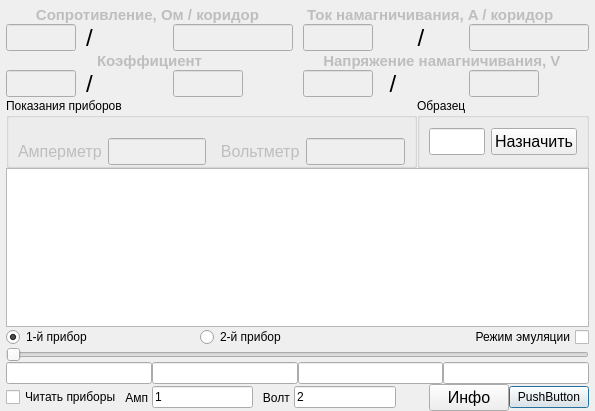
<?xml version="1.0" encoding="UTF-8"?>
<ui version="4.0">
 <class>Dialog</class>
 <widget class="QDialog" name="Dialog">
  <property name="geometry">
   <rect>
    <x>0</x>
    <y>0</y>
    <width>595</width>
    <height>411</height>
   </rect>
  </property>
  <property name="windowTitle">
   <string>Dialog</string>
  </property>
  <layout class="QVBoxLayout" name="verticalLayout_2">
   <property name="spacing">
    <number>0</number>
   </property>
   <property name="margin">
    <number>0</number>
   </property>
   <item>
    <layout class="QVBoxLayout" name="verticalLayout">
     <property name="leftMargin">
      <number>6</number>
     </property>
     <property name="topMargin">
      <number>6</number>
     </property>
     <property name="rightMargin">
      <number>6</number>
     </property>
     <item>
      <layout class="QGridLayout" name="gridLayout">
       <property name="horizontalSpacing">
        <number>10</number>
       </property>
       <item row="1" column="1">
        <widget class="QLineEdit" name="lineEdit">
         <property name="enabled">
          <bool>false</bool>
         </property>
         <property name="maximumSize">
          <size>
           <width>70</width>
           <height>16777215</height>
          </size>
         </property>
         <property name="font">
          <font>
           <pointsize>12</pointsize>
           <weight>75</weight>
           <bold>true</bold>
          </font>
         </property>
        </widget>
       </item>
       <item row="3" column="5">
        <widget class="QLineEdit" name="lineEdit_2">
         <property name="enabled">
          <bool>false</bool>
         </property>
         <property name="maximumSize">
          <size>
           <width>70</width>
           <height>16777215</height>
          </size>
         </property>
         <property name="font">
          <font>
           <pointsize>12</pointsize>
           <weight>75</weight>
           <bold>true</bold>
          </font>
         </property>
         <property name="readOnly">
          <bool>true</bool>
         </property>
        </widget>
       </item>
       <item row="3" column="1">
        <widget class="QLineEdit" name="lineEdit_3">
         <property name="enabled">
          <bool>false</bool>
         </property>
         <property name="maximumSize">
          <size>
           <width>70</width>
           <height>16777215</height>
          </size>
         </property>
         <property name="font">
          <font>
           <pointsize>12</pointsize>
           <weight>75</weight>
           <bold>true</bold>
          </font>
         </property>
         <property name="readOnly">
          <bool>true</bool>
         </property>
        </widget>
       </item>
       <item row="1" column="2">
        <widget class="QLabel" name="label_8">
         <property name="font">
          <font>
           <pointsize>18</pointsize>
           <weight>50</weight>
           <bold>false</bold>
          </font>
         </property>
         <property name="text">
          <string>/</string>
         </property>
        </widget>
       </item>
       <item row="3" column="2">
        <widget class="QLabel" name="label_9">
         <property name="font">
          <font>
           <pointsize>18</pointsize>
           <weight>50</weight>
           <bold>false</bold>
          </font>
         </property>
         <property name="text">
          <string>/</string>
         </property>
        </widget>
       </item>
       <item row="3" column="6">
        <widget class="QLabel" name="label_10">
         <property name="font">
          <font>
           <pointsize>18</pointsize>
          </font>
         </property>
         <property name="text">
          <string> / </string>
         </property>
        </widget>
       </item>
       <item row="1" column="3">
        <widget class="QLineEdit" name="lineEdit_7">
         <property name="enabled">
          <bool>false</bool>
         </property>
         <property name="maximumSize">
          <size>
           <width>120</width>
           <height>16777215</height>
          </size>
         </property>
         <property name="font">
          <font>
           <pointsize>12</pointsize>
           <weight>75</weight>
           <bold>true</bold>
          </font>
         </property>
         <property name="readOnly">
          <bool>true</bool>
         </property>
        </widget>
       </item>
       <item row="3" column="3">
        <widget class="QLineEdit" name="lineEdit_8">
         <property name="enabled">
          <bool>false</bool>
         </property>
         <property name="maximumSize">
          <size>
           <width>70</width>
           <height>16777215</height>
          </size>
         </property>
         <property name="font">
          <font>
           <pointsize>12</pointsize>
           <weight>75</weight>
           <bold>true</bold>
          </font>
         </property>
         <property name="readOnly">
          <bool>true</bool>
         </property>
        </widget>
       </item>
       <item row="3" column="7">
        <widget class="QLineEdit" name="lineEdit_9">
         <property name="enabled">
          <bool>false</bool>
         </property>
         <property name="maximumSize">
          <size>
           <width>70</width>
           <height>16777215</height>
          </size>
         </property>
         <property name="font">
          <font>
           <pointsize>12</pointsize>
           <weight>75</weight>
           <bold>true</bold>
          </font>
         </property>
         <property name="readOnly">
          <bool>true</bool>
         </property>
        </widget>
       </item>
       <item row="0" column="1" colspan="3">
        <widget class="QLabel" name="label">
         <property name="enabled">
          <bool>false</bool>
         </property>
         <property name="font">
          <font>
           <pointsize>11</pointsize>
           <weight>75</weight>
           <bold>true</bold>
          </font>
         </property>
         <property name="text">
          <string>Сопротивление, Ом / коридор </string>
         </property>
         <property name="alignment">
          <set>Qt::AlignCenter</set>
         </property>
        </widget>
       </item>
       <item row="2" column="1" colspan="3">
        <widget class="QLabel" name="label_3">
         <property name="enabled">
          <bool>false</bool>
         </property>
         <property name="font">
          <font>
           <pointsize>11</pointsize>
           <weight>75</weight>
           <bold>true</bold>
          </font>
         </property>
         <property name="text">
          <string>  Коэффициент  </string>
         </property>
         <property name="alignment">
          <set>Qt::AlignCenter</set>
         </property>
        </widget>
       </item>
       <item row="0" column="5" colspan="3">
        <widget class="QLabel" name="label_7">
         <property name="enabled">
          <bool>false</bool>
         </property>
         <property name="font">
          <font>
           <pointsize>11</pointsize>
           <weight>75</weight>
           <bold>true</bold>
          </font>
         </property>
         <property name="text">
          <string> Ток намагничивания, A / коридор  </string>
         </property>
         <property name="alignment">
          <set>Qt::AlignLeading|Qt::AlignLeft|Qt::AlignVCenter</set>
         </property>
        </widget>
       </item>
       <item row="2" column="5" colspan="3">
        <widget class="QLabel" name="label_2">
         <property name="enabled">
          <bool>false</bool>
         </property>
         <property name="font">
          <font>
           <pointsize>11</pointsize>
           <weight>75</weight>
           <bold>true</bold>
          </font>
         </property>
         <property name="mouseTracking">
          <bool>true</bool>
         </property>
         <property name="text">
          <string>Напряжение намагничивания, V  </string>
         </property>
         <property name="alignment">
          <set>Qt::AlignCenter</set>
         </property>
        </widget>
       </item>
       <item row="1" column="6">
        <widget class="QLabel" name="label_11">
         <property name="font">
          <font>
           <pointsize>18</pointsize>
          </font>
         </property>
         <property name="text">
          <string>/</string>
         </property>
         <property name="alignment">
          <set>Qt::AlignCenter</set>
         </property>
        </widget>
       </item>
       <item row="1" column="7">
        <widget class="QLineEdit" name="lineEdit_6">
         <property name="enabled">
          <bool>false</bool>
         </property>
         <property name="maximumSize">
          <size>
           <width>120</width>
           <height>16777215</height>
          </size>
         </property>
         <property name="font">
          <font>
           <pointsize>12</pointsize>
           <weight>75</weight>
           <bold>true</bold>
          </font>
         </property>
         <property name="readOnly">
          <bool>true</bool>
         </property>
        </widget>
       </item>
       <item row="1" column="5">
        <widget class="QLineEdit" name="lineEdit_10">
         <property name="enabled">
          <bool>false</bool>
         </property>
         <property name="maximumSize">
          <size>
           <width>70</width>
           <height>16777215</height>
          </size>
         </property>
         <property name="font">
          <font>
           <pointsize>12</pointsize>
          </font>
         </property>
         <property name="readOnly">
          <bool>true</bool>
         </property>
        </widget>
       </item>
      </layout>
     </item>
     <item>
      <layout class="QHBoxLayout" name="horizontalLayout_3">
       <item>
        <widget class="QGroupBox" name="groupBox">
         <property name="title">
          <string>Показания приборов</string>
         </property>
         <layout class="QVBoxLayout" name="verticalLayout_3">
          <property name="topMargin">
           <number>0</number>
          </property>
          <property name="bottomMargin">
           <number>0</number>
          </property>
          <item>
           <widget class="QLabel" name="label_6">
            <property name="text">
             <string/>
            </property>
           </widget>
          </item>
          <item>
           <layout class="QGridLayout" name="gridLayout_2">
            <item row="1" column="0">
             <widget class="QLabel" name="label_4">
              <property name="enabled">
               <bool>false</bool>
              </property>
              <property name="font">
               <font>
                <pointsize>12</pointsize>
               </font>
              </property>
              <property name="text">
               <string>Амперметр</string>
              </property>
             </widget>
            </item>
            <item row="1" column="1">
             <widget class="QLineEdit" name="lineEdit_4">
              <property name="enabled">
               <bool>false</bool>
              </property>
              <property name="font">
               <font>
                <pointsize>12</pointsize>
               </font>
              </property>
             </widget>
            </item>
            <item row="1" column="2">
             <widget class="QLabel" name="label_5">
              <property name="enabled">
               <bool>false</bool>
              </property>
              <property name="font">
               <font>
                <pointsize>12</pointsize>
               </font>
              </property>
              <property name="text">
               <string>  Вольтметр</string>
              </property>
             </widget>
            </item>
            <item row="1" column="3">
             <widget class="QLineEdit" name="lineEdit_5">
              <property name="enabled">
               <bool>false</bool>
              </property>
              <property name="font">
               <font>
                <pointsize>12</pointsize>
               </font>
              </property>
             </widget>
            </item>
           </layout>
          </item>
         </layout>
        </widget>
       </item>
       <item>
        <widget class="QGroupBox" name="groupBox_2">
         <property name="title">
          <string>Образец</string>
         </property>
         <layout class="QHBoxLayout" name="horizontalLayout_4">
          <item>
           <widget class="QLineEdit" name="lineEdit_11">
            <property name="font">
             <font>
              <pointsize>12</pointsize>
             </font>
            </property>
            <property name="readOnly">
             <bool>true</bool>
            </property>
           </widget>
          </item>
          <item>
           <widget class="QPushButton" name="pushButton_3">
            <property name="font">
             <font>
              <pointsize>12</pointsize>
             </font>
            </property>
            <property name="focusPolicy">
             <enum>Qt::NoFocus</enum>
            </property>
            <property name="text">
             <string>Назначить</string>
            </property>
            <property name="iconSize">
             <size>
              <width>32</width>
              <height>32</height>
             </size>
            </property>
           </widget>
          </item>
         </layout>
        </widget>
       </item>
      </layout>
     </item>
     <item>
      <widget class="QGraphicsView" name="graphicsView">
       <property name="alignment">
        <set>Qt::AlignLeading|Qt::AlignLeft|Qt::AlignTop</set>
       </property>
      </widget>
     </item>
     <item>
      <layout class="QHBoxLayout" name="horizontalLayout_2">
       <item>
        <widget class="QRadioButton" name="radioButton">
         <property name="text">
          <string>1-й прибор</string>
         </property>
         <property name="checked">
          <bool>true</bool>
         </property>
        </widget>
       </item>
       <item>
        <widget class="QRadioButton" name="radioButton_2">
         <property name="text">
          <string>2-й прибор</string>
         </property>
        </widget>
       </item>
       <item>
        <widget class="QCheckBox" name="checkBox">
         <property name="sizePolicy">
          <sizepolicy hsizetype="Minimum" vsizetype="Fixed">
           <horstretch>0</horstretch>
           <verstretch>0</verstretch>
          </sizepolicy>
         </property>
         <property name="maximumSize">
          <size>
           <width>16777212</width>
           <height>16777212</height>
          </size>
         </property>
         <property name="layoutDirection">
          <enum>Qt::RightToLeft</enum>
         </property>
         <property name="text">
          <string>Режим эмуляции</string>
         </property>
         <property name="checked">
          <bool>false</bool>
         </property>
        </widget>
       </item>
      </layout>
     </item>
     <item>
      <widget class="QSlider" name="horizontalSlider">
       <property name="enabled">
        <bool>true</bool>
       </property>
       <property name="orientation">
        <enum>Qt::Horizontal</enum>
       </property>
      </widget>
     </item>
     <item>
      <layout class="QHBoxLayout" name="horizontalLayout_5">
       <item>
        <widget class="QLineEdit" name="lineEdit_14"/>
       </item>
       <item>
        <widget class="QLineEdit" name="lineEdit_15"/>
       </item>
       <item>
        <widget class="QLineEdit" name="lineEdit_16"/>
       </item>
       <item>
        <widget class="QLineEdit" name="lineEdit_17"/>
       </item>
      </layout>
     </item>
     <item>
      <layout class="QHBoxLayout" name="horizontalLayout">
       <item>
        <widget class="QCheckBox" name="checkBox_2">
         <property name="text">
          <string>Читать приборы</string>
         </property>
        </widget>
       </item>
       <item>
        <widget class="QLabel" name="label_12">
         <property name="enabled">
          <bool>true</bool>
         </property>
         <property name="text">
          <string> Амп </string>
         </property>
        </widget>
       </item>
       <item>
        <widget class="QLineEdit" name="lineEdit_12">
         <property name="enabled">
          <bool>true</bool>
         </property>
         <property name="text">
          <string>1</string>
         </property>
        </widget>
       </item>
       <item>
        <widget class="QLabel" name="label_13">
         <property name="enabled">
          <bool>true</bool>
         </property>
         <property name="text">
          <string>   Волт </string>
         </property>
        </widget>
       </item>
       <item>
        <widget class="QLineEdit" name="lineEdit_13">
         <property name="enabled">
          <bool>true</bool>
         </property>
         <property name="text">
          <string>2</string>
         </property>
        </widget>
       </item>
       <item>
        <spacer name="horizontalSpacer">
         <property name="orientation">
          <enum>Qt::Horizontal</enum>
         </property>
         <property name="sizeHint" stdset="0">
          <size>
           <width>40</width>
           <height>20</height>
          </size>
         </property>
        </spacer>
       </item>
       <item>
        <widget class="QPushButton" name="pushButton">
         <property name="font">
          <font>
           <pointsize>12</pointsize>
          </font>
         </property>
         <property name="focusPolicy">
          <enum>Qt::NoFocus</enum>
         </property>
         <property name="text">
          <string>Инфо</string>
         </property>
        </widget>
       </item>
       <item>
        <widget class="QPushButton" name="pushButton_2">
         <property name="text">
          <string>PushButton</string>
         </property>
        </widget>
       </item>
      </layout>
     </item>
    </layout>
   </item>
  </layout>
 </widget>
 <resources/>
 <connections/>
</ui>
